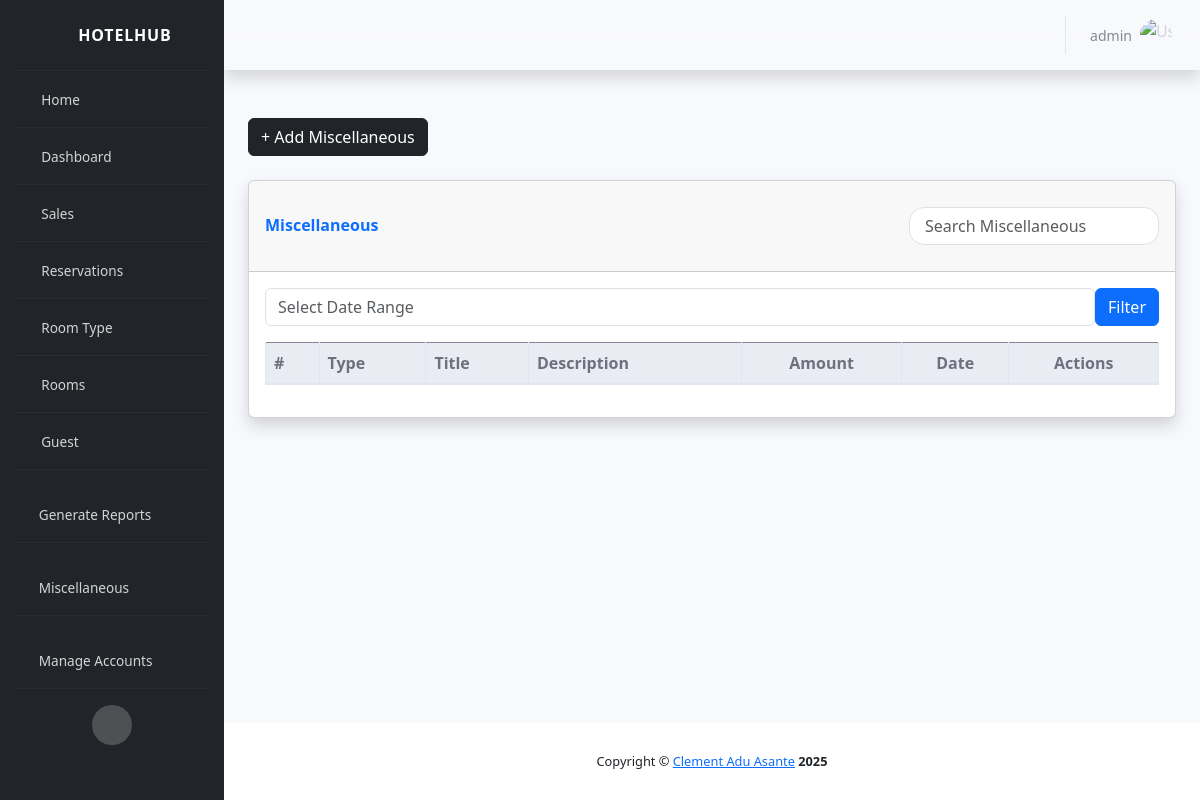
Before: /inventory/inventory_miscellaneous/ (signed in) with the older database file.
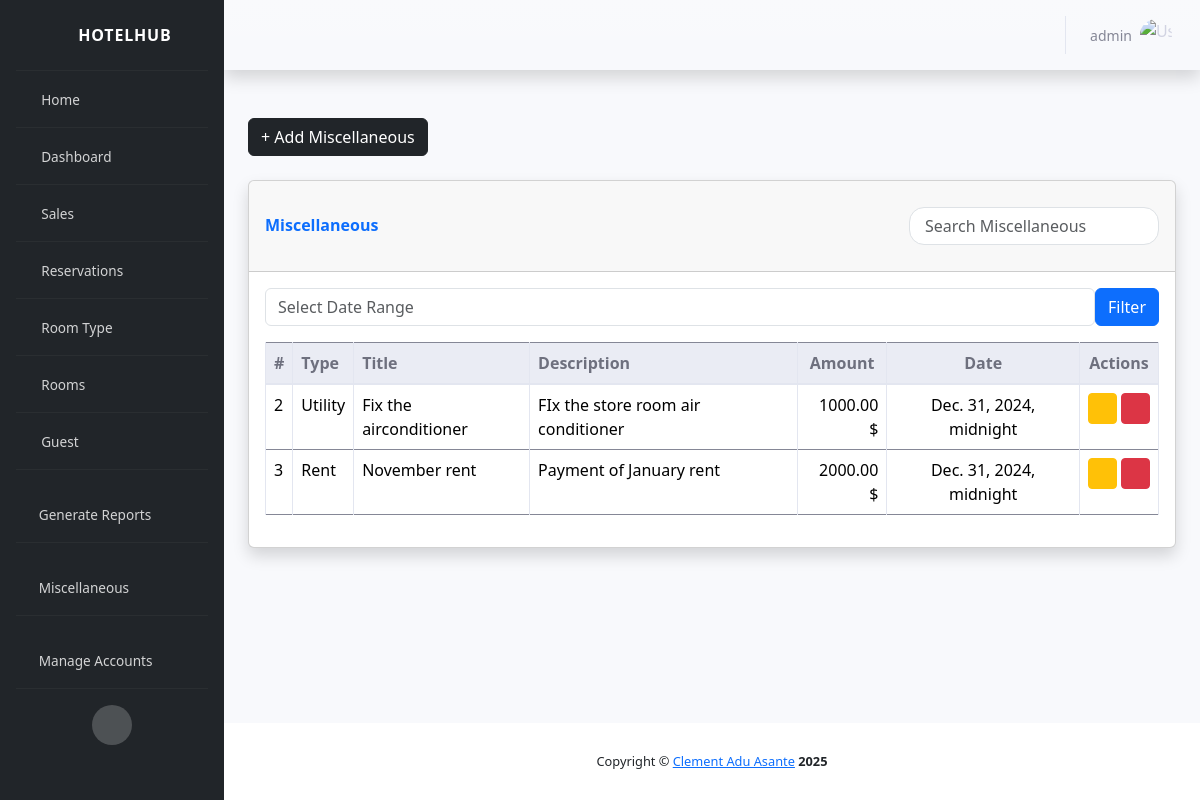
After: the same page with the newer database file.
### inventory/models.py (models this page shows, shortened)
class InventoryMiscellaneous(models.Model):
    TYPE_CHOICES = (
        ("UTILITY", "Utility"),
        ("RENT", "Rent"),
        ("SALARIES", "Salaries"),
        ("OTHER", "Other")
    )
    type = models.CharField(max_length=100, choices=TYPE_CHOICES)
    amount = models.DecimalField(max_digits=10, decimal_places=2)
    date = models.DateTimeField(default=timezone.now)
    description = models.TextField(blank=True, null=True)
    title = models.CharField(blank=True, null=False, max_length=30)
    class Meta:
        db_table = "store_miscellaneous"

### inventory/views.py (the view, shortened to what this page needs)
# urls.py: path('inventory_miscellaneous/', views.inventory_miscellaneous_list, name='inventory_miscellaneous_list'),
@login_required(login_url="/authentication/login/")
def inventory_miscellaneous_list(request):
    start_date = request.GET.get('start_date')
    end_date = request.GET.get('end_date')
    try:
        miscellaneous = InventoryMiscellaneous.objects.all()
        if start_date and end_date:
            start_date = datetime.strptime(start_date, '%Y-%m-%d')
            end_date = datetime.strptime(end_date, '%Y-%m-%d')
            miscellaneous = miscellaneous.filter(date__range=(start_date, end_date))
        return render(request, "inventory_miscellaneous_list.html", {"miscellaneous": miscellaneous})
    except Exception as e:
        handle_error(request, f"Error loading miscellaneous: {str(e)}")
        return redirect('inventory:miscellaneous_create_update')

### activitylog/activity_logger.py (called while the page is built)
    def __call__(self, request):
        response = self.get_response(request)
        if request.user.is_authenticated:
            action = f"{request.method} {request.path}"
            details = f"User: {request.user.username}, IP: {request.META.get('REMOTE_ADDR')}, User-Agent: {request.META.get('HTTP_USER_AGENT')}"
            ip_address = request.META.get('REMOTE_ADDR')
            mac_address = self.get_mac_address()
            ActivityLog.objects.create(
                user=request.user,
                action=action,
                details=details,
                ip_address=ip_address,
                mac_address=mac_address
            )
        return response

    def get_mac_address(self):
        mac_num = hex(uuid.getnode()).replace('0x', '').upper()
        mac = '-'.join(mac_num[i: i+2] for i in range(0, 11, 2))
        return mac

### inventory/templates/inventory_miscellaneous_list.html (shortened to what this page needs)
{% extends 'base.html' %}
{% load static %}
{% block stylesheets %}
<link href="{% static 'assets/bootstrap/css/bootstrap.min.css' %}" rel="stylesheet">
<link href="{% static 'vendor/datatables/dataTables.bootstrap4.min.css' %}" rel="stylesheet">
<link href="{% static 'vendor/flatpickr/flatpickr.min.css' %}" rel="stylesheet">
<link href="{% static 'vendor/animate/animate.min.css' %}" rel="stylesheet">
<link href="{% static 'assets/sweetalert2/sweetalert2.min.css' %}" rel="stylesheet">
<link href="{% static 'assets/select2/select2.min.css' %}" rel="stylesheet">
{% endblock stylesheets %}
{% block content %}
<div class="container-fluid">
    <div class="d-flex justify-content-between align-items-center mb-4">
        <a href="{% url 'inventory:miscellaneous_create_update' %}" class="btn btn-dark">
            + Add Miscellaneous
        </a>
    </div>
    <div class="card shadow mb-4">
        <div class="card-header py-3 d-flex justify-content-between align-items-center">
            <h6 class="m-0 font-weight-bold text-primary">Miscellaneous</h6>
            <input type="text" class="form-control" id="miscellaneousSearch" placeholder="Search Miscellaneous">
        </div>
        <div class="card-body">
            <div class="d-flex justify-content-between align-items-center mb-3">
                <input type="text" id="dateRangePicker" class="form-control" placeholder="Select Date Range">
                <button class="btn btn-primary" id="filterButton">Filter</button>
            </div>
            <div class="table-responsive">
                <table class="table table-bordered table-hover" id="dataTable" width="100%" cellspacing="0">
                    <thead class="thead-light">
                        <tr>
                            <th>#</th>
                            <th>Type</th>
                            <th>Title</th>
                            <th>Description</th>
                            <th class="text-center">Amount</th>
                            <th class="text-center">Date</th>
                            <th class="text-center">Actions</th>
                        </tr>
                    </thead>
                    <tbody>
                        {% for m in miscellaneous %}
                        <tr>
                            <td>{{ m.id }}</td>
                            <td>{{ m.get_type_display }}</td>
                            <td>{{ m.title }}</td>
                            <td>{{ m.description }}</td>
                            <td class="text-right">{{ m.amount }} $</td>
                            <td class="text-center">{{ m.date }}</td>
                            <td class="text-center">
                                <a href="{% url 'inventory:miscellaneous_create_update' m.id %}" class="btn btn-warning btn-sm" title="Update">
                                    <i class="fas fa-pen"></i>
                                </a>
                                <a href="{% url 'inventory:miscellaneous_delete' m.id %}" class="btn btn-danger btn-sm" title="Delete">
                                    <i class="fas fa-trash"></i>
                                </a>
                            </td>
                        </tr>
                        {% endfor %}
                    </tbody>
                </table>
            </div>
        </div>
    </div>
</div>
{% endblock content %}

Changed rows visible on the page:
added InventoryMiscellaneous: id "2", type "Utility", title "Fix the airconditioner", description "FIx the store room air conditioner", amount "1000.00", date "Dec. 31, 2024, midnight"
added InventoryMiscellaneous: id "3", type "Rent", title "November rent", description "Payment of January rent", amount "2000.00", date "Dec. 31, 2024, midnight"
